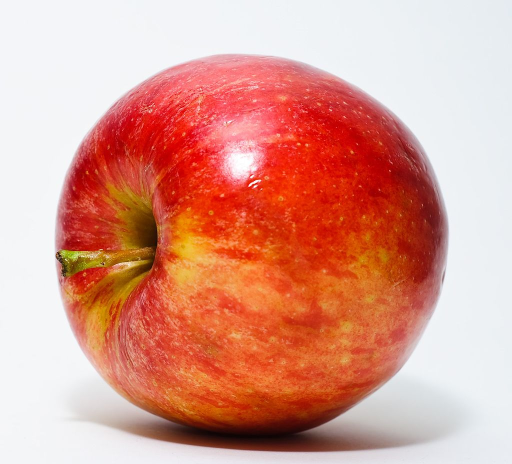
#> input picture hexalattice/example_image.jpg, 1024 x 928 px (shown at 1/2 size)
$ python hexalattice.py
#> lines starting #> are read from the running program, lines starting #| are printed output that depends on the picture
# -----------------------------------------------------------
# hexalattice module creates and prints hexagonal lattices
#
# (C) 2020 Alex Kazakov,
# Released under MIT License
# email alex.kazakov@mail.huji.ac.il
# Full documentation: https://github.com/alexkaz2/hexalattice
# -----------------------------------------------------------


import numpy as np
import matplotlib.pyplot as plt
import matplotlib.patches as mpatches
from matplotlib.collections import PatchCollection
from typing import List, Union
import matplotlib


def create_hex_grid(nx: int = 4,
                    ny: int = 5,
                    min_diam: float = 1.,
                    n: int = 0,
                    align_to_origin: bool = True,
                    face_color: Union[List[float], str] = None,
                    edge_color: Union[List[float], str] = None,
                    plotting_gap: float = 0.,
                    crop_circ: float = 0.,
                    do_plot: bool = False,
                    rotate_deg: float = 0.,
                    shape: str ="hexagon" ,
                    keep_x_sym: bool = True,
                    h_ax: plt.Axes = None,
                    line_width: float = 0.2,
                    background_color: Union[List[float], str] = None) -> (np.ndarray, plt.Axes):
    """
    Creates and prints hexagonal lattices.
    :param nx: Number of horizontal hexagons in rectangular grid, [nx * ny]
    :param ny: Number of vertical hexagons in rectangular grid, [nx * ny]
    :param min_diam: Minimal diameter of each hexagon.
    :param n: Alternative way to create rectangular grid. The final grid might have less hexagons
    :param align_to_origin: Shift the grid s.t. the central tile will center at the origin
    :param face_color: Provide RGB triplet, valid abbreviation (e.g. 'k') or RGB+alpha
    :param edge_color: Provide RGB triplet, valid abbreviation (e.g. 'k') or RGB+alpha
    :param plotting_gap: Gap between the edges of adjacent tiles, in fraction of min_diam
    :param crop_circ: Disabled if 0. If >0 a circle of central tiles will be kept, with radius r=crop_circ
    :param do_plot: Add the hexagon to an axes. If h_ax not provided a new figure will be opened.
    :param rotate_deg: Rotate the grid around the center of the central tile, by rotate_deg degrees
    :param keep_x_sym: NOT YET IMPLEMENTED
    :param h_ax: Handle to axes. If provided the grid will be added to it, if not a new figure will be opened.
    :param line_width: The width of the hexagon lines
    :param background_color: The color of the axis background
    :param shape: The shape plotted on the grid
    :return:
    """

    args_are_ok = check_inputs(nx, ny, min_diam, n, align_to_origin, face_color, edge_color, plotting_gap, crop_circ,
                               do_plot, rotate_deg, shape, keep_x_sym, background_color)
    if not args_are_ok:
        print('Aborting hexagonal grid creation...')
        exit()
    coord_x, coord_y = make_grid(nx, ny, min_diam, n, crop_circ, rotate_deg, align_to_origin)

    if do_plot:
        h_ax = plot_single_lattice(coord_x, coord_y, face_color, edge_color, min_diam, plotting_gap, rotate_deg, shape, h_ax,
                                   background_color, line_width)

    return np.hstack([coord_x, coord_y]), h_ax


def check_inputs(nx, ny, min_diam, n, align_to_origin, face_color, edge_color, plotting_gap, crop_circ, do_plot,
                 rotate_deg, shape, keep_x_sym, background_color):
    """
    Validate input types, ranges and co-compatibility
    :return: bool - Assertion verdict
    """
    args_are_valid = True
    if (not isinstance(nx, (int, float))) or (not isinstance(ny, (int, float))) or (not isinstance(n, (int, float))) \
            or (nx < 0) or (nx < 0) or (nx < 0):
        print('Argument error in hex_grid: nx, ny and n are expected to be integers')
        args_are_valid = False

    if (not isinstance(min_diam, (float, int))) or (not isinstance(crop_circ, (float, int))) or (min_diam < 0) or \
            (crop_circ < 0):
        print('Argument error in hex_grid: min_diam and crop_circ are expected to be floats')
        args_are_valid = False

    if (not isinstance(align_to_origin, bool)) or (not isinstance(do_plot, bool)):
        print('Argument error in hex_grid: align_to_origin and do_plot are expected to be booleans')
        args_are_valid = False

    VALID_C_ABBR = {'b', 'g', 'r', 'c', 'm', 'y', 'k', 'w'}
    if (isinstance(face_color, str) and (not face_color in VALID_C_ABBR)) or \
            (isinstance(background_color, str) and (not background_color in VALID_C_ABBR)) or \
            (isinstance(edge_color, str) and (not edge_color in VALID_C_ABBR)):
        print('Argument error in hex_grid: edge_color and face_color are expected to valid color abbrs, e.g. `k`')
        args_are_valid = False

    if (isinstance(face_color, List) and ((len(face_color) not in (3, 4)) or
                                          (True in ((x < 0) or (x > 1) for x in face_color)))) or \
            (isinstance(background_color, List) and ((len(background_color) not in (3, 4)) or
                                               (True in ((x < 0) or (x > 1) for x in face_color)))) or \
            (isinstance(edge_color, List) and ((len(edge_color) not in (3, 4)) or
                                          (True in ((x < 0) or (x > 1) for x in edge_color)))):
        print('Argument error in hex_grid: edge_color and face_color are expected to be valid RGB color triplets or '
              'color abbreviations, e.g. [0.1 0.3 0.95] or `k`')
        args_are_valid = False

    if (not isinstance(plotting_gap, float)) or (plotting_gap < 0) or (plotting_gap >= 1):
        print('Argument error in hex_grid: plotting_gap is expected to be a float in range [0, 1)')
        args_are_valid = False

    if not isinstance(rotate_deg, (float, int)):
        print('Argument error in hex_grid: float is expected to be float or integer')
        args_are_valid = False

    if (n == 0) and ((nx == 0) or (ny == 0)):
        print('Argument error in hex_grid: Expected either n>0 or both [nx.ny]>0')
        args_are_valid = False

    if (isinstance(min_diam, (float, int)) and isinstance(crop_circ, (float, int))) and \
            (not np.isclose(crop_circ, 0)) and (crop_circ < min_diam):
        print('Argument error in hex_grid: Cropping radius is expected to be bigger than a single hexagon diameter')
        args_are_valid = False

    if not isinstance(keep_x_sym, bool):
        print('Argument error in hex_grid: keep_x_sym is expected to be boolean')
        args_are_valid = False

    VALID_SHAPES = {"hexagon", "circle"}
    if shape not in VALID_SHAPES:
        print('Argument error in hex_grid: shape is expected to be "hexagon" or "circle"')
        args_are_valid = False


    return args_are_valid


def plot_single_lattice(coord_x, coord_y, face_color, edge_color, min_diam, plotting_gap, rotate_deg, shape, h_ax=None,
                        background_color=None, line_width=0.2):
    """
    Adds a single lattice to the axes canvas. Multiple calls can be made to overlay few lattices.
    :return:
    """
    if face_color is None:
        face_color = (1, 1, 1, 0)  # Make the face transparent
    if edge_color is None:
        edge_color = 'k'

    if h_ax is None:
        h_fig = plt.figure(figsize=(5, 5))
        h_ax = h_fig.add_axes([0.05, 0.05, 0.9, 0.9])

    if background_color is not None:
        h_ax.set_facecolor(background_color)

    if shape == "circle": # I am uncertain here
        radius = min_diam / 2 * (1 - plotting_gap)
    else:  # Default to hexagon
        radius = min_diam / np.sqrt(3) * (1 - plotting_gap)
    orientation = np.deg2rad(-rotate_deg)


    # [9 lines of commented-out code are left out]

    patches = []
    for curr_x, curr_y in zip(coord_x, coord_y):
        if shape == "circle":
            patch = mpatches.Circle((curr_x, curr_y), radius=radius)
        else:
            patch = mpatches.RegularPolygon((curr_x, curr_y), numVertices=6,
                                            radius=radius,
                                            orientation=orientation)
        patches.append(patch)
    collection = PatchCollection(patches, edgecolor=edge_color, facecolor=face_color, linewidths=line_width)
    h_ax.add_collection(collection)

    h_ax.set_aspect('equal')
    h_ax.axis([coord_x.min() - 2 * min_diam, coord_x.max() + 2 * min_diam, coord_y.min() - 2 * min_diam,
               coord_y.max() + 2 * min_diam])
    # plt.plot(0, 0, 'r.', markersize=5)   # Add red point at the origin
    return h_ax


def make_grid(nx, ny, min_diam, n, crop_circ, rotate_deg, align_to_origin) -> (np.ndarray, np.ndarray):
    """
    Computes the coordinates of the hexagon centers, given the size rotation and layout specifications
    :return:
    """
    ratio = np.sqrt(3) / 2
    if n > 0:  # n variable overwrites (nx, ny) in case all three were provided
        ny = int(np.sqrt(n / ratio))
        nx = n // ny

    coord_x, coord_y = np.meshgrid(np.arange(nx), np.arange(ny), sparse=False, indexing='xy')
    coord_y = coord_y * ratio
    coord_x = coord_x.astype('float')
    coord_x[1::2, :] += 0.5
    coord_x = coord_x.reshape(-1, 1)
    coord_y = coord_y.reshape(-1, 1)

    coord_x *= min_diam  # Scale to requested size
    coord_y = coord_y.astype('float') * min_diam

    mid_x = (np.ceil(nx / 2) - 1) + 0.5 * (np.ceil(ny/2) % 2 == 0)  # Pick center of some hexagon as origin for rotation or crop...
    mid_y = (np.ceil(ny / 2) - 1) * ratio  # np.median() averages center 2 values for even arrays :\
    mid_x *= min_diam
    mid_y *= min_diam

    # mid_x = (nx // 2 - (nx % 2 == 1)) * min_diam + 0.5 * (ny % 2 == 1)
    # mid_y = (ny // 2 - (ny % 2)) * min_diam * ratio

    if crop_circ > 0:
        rad = ((coord_x - mid_x)**2 + (coord_y - mid_y)**2)**0.5
        coord_x = coord_x[rad.flatten() <= crop_circ, :]
        coord_y = coord_y[rad.flatten() <= crop_circ, :]

    if not np.isclose(rotate_deg, 0):  # Check if rotation is not 0, with tolerance due to float format
        # Clockwise, 2D rotation matrix
        RotMatrix = np.array([[np.cos(np.deg2rad(rotate_deg)), np.sin(np.deg2rad(rotate_deg))],
                              [-np.sin(np.deg2rad(rotate_deg)), np.cos(np.deg2rad(rotate_deg))]])
        rot_locs = np.hstack((coord_x - mid_x, coord_y - mid_y)) @ RotMatrix.T
        # rot_locs = np.hstack((coord_x - mid_x, coord_y - mid_y))
        coord_x, coord_y = np.hsplit(rot_locs + np.array([mid_x, mid_y]), 2)

    if align_to_origin:
        coord_x -= mid_x
        coord_y -= mid_y

    return coord_x, coord_y


def plot_single_lattice_custom_colors(coord_x, coord_y, face_color, edge_color, min_diam, plotting_gap, rotate_deg, shape,
                                      line_width=1., h_ax=None, background_color=None):
    """
    Plot hexagonal lattice where every hexagon is colored by an individual color.
    All inputs are similar to the plot_single_lattice() except:
    :param line_width:
    :param h_ax:
    :param rotate_deg:
    :param plotting_gap:
    :param min_diam:
    :param coord_y:
    :param coord_x:
    :param face_color: numpy array, Nx3 or Nx4 - Color list of length |coord_x| for each hexagon face.
                                                 Each row is a RGB or RGBA values, e.g. [0.3 0.3 0.3 1]
    :param edge_color: numpy array, Nx3 or Nx4 - Color list of length |coord_x| for each hexagon edge.
                                                 Each row is a RGB or RGBA values, e.g. [0.3 0.3 0.3 1]
    :return:
    """

    if h_ax is None:
        h_fig = plt.figure(figsize=(5, 5))
        h_ax = h_fig.add_axes([0.05, 0.05, 0.9, 0.9])
        if background_color is not None:
            h_ax.set_facecolor(background_color)

    if shape == "circle": # I am uncertain here
        radius = min_diam / 2 * (1 - plotting_gap)
    else:  # Default to hexagon
        radius = min_diam / np.sqrt(3) * (1 - plotting_gap)

    orientation = np.deg2rad(-rotate_deg)

    patches = []
    for curr_x, curr_y in zip(coord_x, coord_y):
        if shape == "circle":
            patch = mpatches.Circle((curr_x, curr_y), radius=radius)
        else:  # Default to hexagon
            patch = mpatches.RegularPolygon((curr_x, curr_y), numVertices=6,
                                            radius=radius,
                                            orientation=orientation)
        patches.append(patch)

    h_ax.add_artist(
        PatchCollection(
            patches=patches,
            facecolors=face_color,
            edgecolors=edge_color,
            linewidth=line_width))

    h_ax.set_aspect('equal')
    h_ax.axis([coord_x.min() - 2 * min_diam, coord_x.max() + 2 * min_diam, coord_y.min() - 2 * min_diam,
               coord_y.max() + 2 * min_diam])
    # plt.plot(0, 0, 'r.', markersize=5)   # Add red point at the origin
    return h_ax


def sample_colors_from_image_by_grid(image_path: str, x_coords, y_coords):
    """
    Sample colors of a set of points from an image.
    :param image_path: str - Path to an image file (.png, .jpg)
    :param x_coords: list - x coordinates of the hexagons. The range doesn't matter since it is rescaled to fit the image
    :param y_coords: list - y -----//------
    :return:
    """
    from matplotlib.image import imread
    img = imread(image_path) / 255
    img = np.flip(img, 0)  # Flip Y axis. Images = matrices where pixel [0, 0] is in the upper left corner

    abs_min = np.min([x_coords.T, y_coords.T])
    abs_max = np.max([x_coords.T, y_coords.T]) + 0.001
    minor_image_dim = min(img.shape[0], img.shape[1])
    p_x = np.floor((x_coords - abs_min) / (abs_max - abs_min) * minor_image_dim)
    p_y = np.floor((y_coords - abs_min) / (abs_max - abs_min) * minor_image_dim)

    colors = img[p_y.astype('int'), p_x.astype('int'), :]
    return colors


def main():
    plt.ion()

    # (1) === Create single hexagonal 5*5 lattice and plot it. Extract the [x,y] locations of the tile centers
    hex_centers, h_ax = create_hex_grid(nx=5, ny=5, do_plot=True)
    tile_centers_x = hex_centers[:, 0]
    tile_centers_y = hex_centers[:, 1]
    # plt.show(block=True)   % The 'show' call should be done explicitly

    # (2) === Create single hexagonal lattice, 5*5, rotated around central tile ====
    hex_centers, _ = create_hex_grid(nx=5,
                                     ny=5,
                                     plotting_gap=0.05,
                                     min_diam=1,
                                     rotate_deg=5,
                                     face_color=[0.9, 0.1, 0.1, 0.05],
                                     do_plot=True)

    # (3) === Plot Moire pattern with two round hexagonal grids ====
    hex_grid1, h_ax = create_hex_grid(nx=50,
                                      ny=50,
                                      rotate_deg=0,
                                      min_diam=1,
                                      crop_circ=20,
                                      do_plot=True)
    create_hex_grid(nx=50,
                    ny=50,
                    min_diam=1,
                    rotate_deg=5,
                    crop_circ=20,
                    do_plot=True,
                    h_ax=h_ax)

    # (4) === Create 5 layers of grids of various sizes ====
    face_c = [0.7, 0.7, 0.7, 0.1]
    _, h_ax = create_hex_grid(nx=5,
                              ny=4,
                              plotting_gap=0.2,
                              face_color=face_c,
                              min_diam=1,
                              do_plot=True)
    create_hex_grid(nx=4,
                    ny=3,
                    min_diam=1,
                    plotting_gap=0.3,
                    face_color=face_c,
                    do_plot=True,
                    h_ax=h_ax)
    create_hex_grid(nx=2,
                    ny=2,
                    plotting_gap=0.4,
                    face_color=face_c,
                    do_plot=True,
                    h_ax=h_ax)
    create_hex_grid(nx=1,
                    ny=1,
                    plotting_gap=0.5,
                    face_color=face_c,
                    do_plot=True,
                    h_ax=h_ax)
    create_hex_grid(nx=10,
                    ny=10,
                    edge_color=[0.9, 0.9, 0.9],
                    line_width=0.3,
                    do_plot=True,
                    h_ax=h_ax)

    # (5) === Color hexagons with custom colors ===
    image_path = r'example_image.jpg'  # taken from https://en.wikipedia.org/wiki/Apple#/media/File:Red_Apple.jpg
    hex_centers, h_ax = create_hex_grid(nx=50, ny=50, do_plot=False)
    colors = sample_colors_from_image_by_grid(image_path, hex_centers[:, 0], hex_centers[:, 1])
#> in sample_colors_from_image_by_grid, `img = np.flip(img, 0)`:
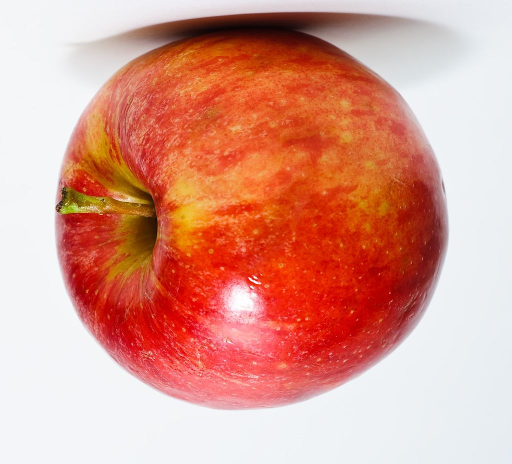
#> img: shape (928, 1024, 3) float64 (shown at 1/2 size); mean R, G, B 0.861, 0.611, 0.552
#> in sample_colors_from_image_by_grid, `colors = img[p_y.astype('int'), p_x.astype('int'), :]`: colors = 2500 rows, first 8: [0.961, 0.965, 0.973], [0.961, 0.965, 0.973], [0.957, 0.961, 0.969], [0.957, 0.961, 0.969], [0.961, 0.961, 0.969], [0.953, 0.957, 0.965], [0.957, 0.957, 0.965], [0.953, 0.953, 0.961]

    fig, axs = plt.subplots(2, 2)
    axs[0, 0].imshow(plt.imread(image_path))
    plot_single_lattice_custom_colors(hex_centers[:, 0], hex_centers[:, 1],
                                      face_color=colors,
                                      edge_color=colors,
                                      min_diam=1.,
                                      plotting_gap=0,
                                      rotate_deg=0,
                                      shape="hexagon",
                                      line_width=0.3,
                                      h_ax=axs[0, 1])
#> the loop in plot_single_lattice_custom_colors, `for curr_x, curr_y in zip(coord_x, coord_y):` made 2500 passes
#> (curr_x, curr_y) on passes 1 to 3: (-24, -20.78), (-23, -20.78), (-22, -20.78)
#> after the loop in plot_single_lattice_custom_colors, `for curr_x, curr_y in zip(coord_x, coord_y):`: patches = 2500 items
    plot_single_lattice_custom_colors(hex_centers[:, 0], hex_centers[:, 1],
                                      face_color=colors,
                                      edge_color=colors*0,
                                      min_diam=1.,
                                      plotting_gap=0,
                                      rotate_deg=0,
                                      shape="hexagon",
                                      line_width=1.,
                                      h_ax=axs[1, 0])
#> the loop in plot_single_lattice_custom_colors (call 2), `for curr_x, curr_y in zip(coord_x, coord_y):` made 2500 passes
    plot_single_lattice_custom_colors(hex_centers[:, 0], hex_centers[:, 1],
                                      face_color=colors,
                                      edge_color=colors*0,
                                      min_diam=1.,
                                      plotting_gap=0,
                                      rotate_deg=0,
                                      shape="hexagon",
                                      line_width=0.1,
                                      h_ax=axs[1, 1])

    # (6) === Create single hexagonal 5*5 lattice but plot circles on it. Extract the [x,y] locations of the tile centers
    hex_centers, h_ax = create_hex_grid(nx=5, ny=5, do_plot=True, shape="circle")
    tile_centers_x = hex_centers[:, 0]
    tile_centers_y = hex_centers[:, 1]

    plt.show(block=True)
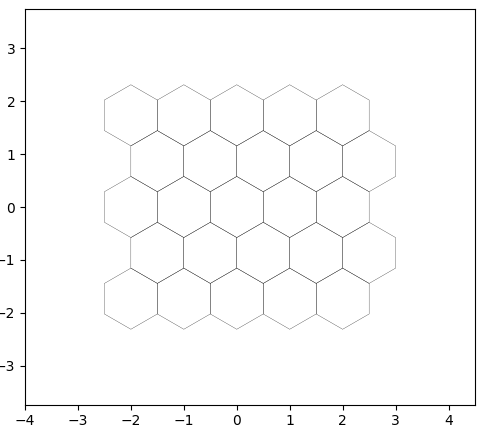
#> figure drawn by matplotlib, 1 panel
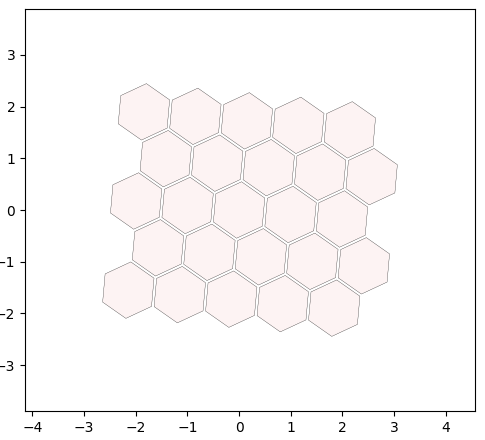
#> figure drawn by matplotlib, 1 panel
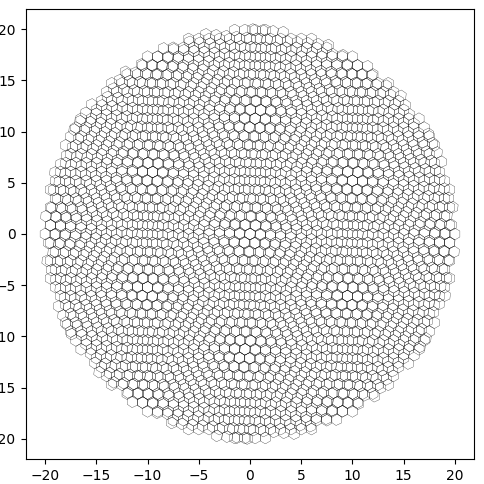
#> figure drawn by matplotlib, 1 panel
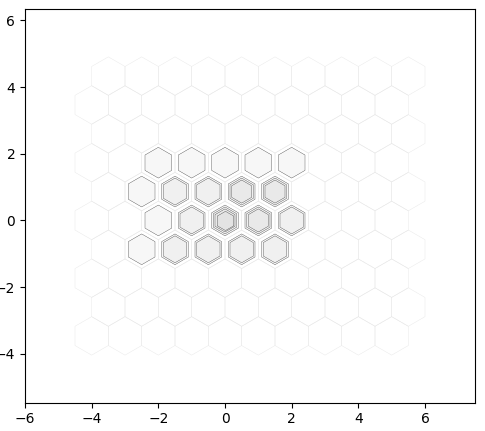
#> figure drawn by matplotlib, 1 panel
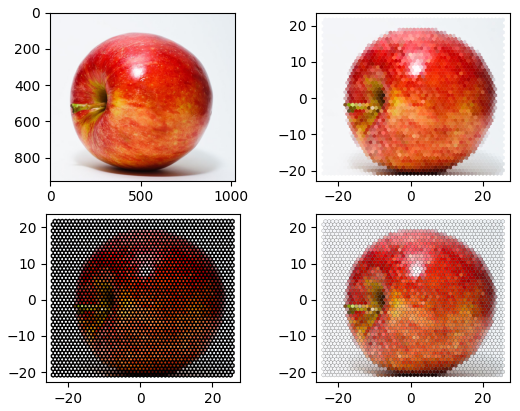
#> figure drawn by matplotlib, 4 panels
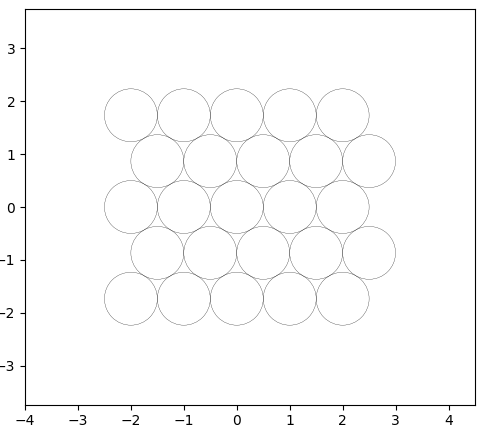
#> figure drawn by matplotlib, 1 panel


if __name__ == "__main__":
    # Main function includes multiple examples
    main()
